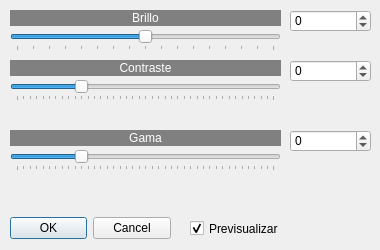
<?xml version="1.0" encoding="UTF-8"?>
<ui version="4.0">
 <class>brillocontraste</class>
 <widget class="QDialog" name="brillocontraste">
  <property name="windowModality">
   <enum>Qt::WindowModal</enum>
  </property>
  <property name="geometry">
   <rect>
    <x>0</x>
    <y>0</y>
    <width>380</width>
    <height>250</height>
   </rect>
  </property>
  <property name="sizePolicy">
   <sizepolicy hsizetype="Fixed" vsizetype="Fixed">
    <horstretch>0</horstretch>
    <verstretch>0</verstretch>
   </sizepolicy>
  </property>
  <property name="minimumSize">
   <size>
    <width>380</width>
    <height>250</height>
   </size>
  </property>
  <property name="maximumSize">
   <size>
    <width>380</width>
    <height>250</height>
   </size>
  </property>
  <property name="windowTitle">
   <string>Brillo/contraste/gama</string>
  </property>
  <property name="windowIcon">
   <iconset resource="recursos.qrc">
    <normaloff>:/imagenes/icono.png</normaloff>:/imagenes/icono.png</iconset>
  </property>
  <widget class="QDialogButtonBox" name="buttonBox">
   <property name="geometry">
    <rect>
     <x>10</x>
     <y>212</y>
     <width>161</width>
     <height>32</height>
    </rect>
   </property>
   <property name="orientation">
    <enum>Qt::Horizontal</enum>
   </property>
   <property name="standardButtons">
    <set>QDialogButtonBox::Cancel|QDialogButtonBox::Ok</set>
   </property>
  </widget>
  <widget class="QSlider" name="horizontalSlider">
   <property name="geometry">
    <rect>
     <x>10</x>
     <y>30</y>
     <width>271</width>
     <height>21</height>
    </rect>
   </property>
   <property name="minimum">
    <number>-256</number>
   </property>
   <property name="maximum">
    <number>256</number>
   </property>
   <property name="pageStep">
    <number>16</number>
   </property>
   <property name="orientation">
    <enum>Qt::Horizontal</enum>
   </property>
   <property name="tickPosition">
    <enum>QSlider::TicksBelow</enum>
   </property>
   <property name="tickInterval">
    <number>32</number>
   </property>
  </widget>
  <widget class="QLabel" name="label">
   <property name="geometry">
    <rect>
     <x>10</x>
     <y>10</y>
     <width>271</width>
     <height>16</height>
    </rect>
   </property>
   <property name="styleSheet">
    <string notr="true">background-color: rgb(128, 128, 128);
color: rgb(255, 255, 255);</string>
   </property>
   <property name="text">
    <string>Brillo</string>
   </property>
   <property name="alignment">
    <set>Qt::AlignCenter</set>
   </property>
  </widget>
  <widget class="QSpinBox" name="spinBox">
   <property name="geometry">
    <rect>
     <x>290</x>
     <y>10</y>
     <width>81</width>
     <height>22</height>
    </rect>
   </property>
   <property name="minimum">
    <number>-256</number>
   </property>
   <property name="maximum">
    <number>256</number>
   </property>
  </widget>
  <widget class="QSpinBox" name="spinBox_2">
   <property name="geometry">
    <rect>
     <x>290</x>
     <y>60</y>
     <width>81</width>
     <height>22</height>
    </rect>
   </property>
   <property name="minimum">
    <number>-100</number>
   </property>
   <property name="maximum">
    <number>100</number>
   </property>
  </widget>
  <widget class="QSlider" name="horizontalSlider_2">
   <property name="geometry">
    <rect>
     <x>10</x>
     <y>80</y>
     <width>271</width>
     <height>21</height>
    </rect>
   </property>
   <property name="minimum">
    <number>1</number>
   </property>
   <property name="maximum">
    <number>400</number>
   </property>
   <property name="singleStep">
    <number>1</number>
   </property>
   <property name="value">
    <number>100</number>
   </property>
   <property name="orientation">
    <enum>Qt::Horizontal</enum>
   </property>
   <property name="tickPosition">
    <enum>QSlider::TicksBelow</enum>
   </property>
   <property name="tickInterval">
    <number>10</number>
   </property>
  </widget>
  <widget class="QLabel" name="label_2">
   <property name="geometry">
    <rect>
     <x>10</x>
     <y>60</y>
     <width>271</width>
     <height>16</height>
    </rect>
   </property>
   <property name="styleSheet">
    <string notr="true">background-color: rgb(128, 128, 128);
color: rgb(255, 255, 255);</string>
   </property>
   <property name="text">
    <string>Contraste</string>
   </property>
   <property name="alignment">
    <set>Qt::AlignCenter</set>
   </property>
  </widget>
  <widget class="QCheckBox" name="checkBox">
   <property name="geometry">
    <rect>
     <x>190</x>
     <y>220</y>
     <width>101</width>
     <height>17</height>
    </rect>
   </property>
   <property name="text">
    <string>Previsualizar</string>
   </property>
   <property name="checked">
    <bool>true</bool>
   </property>
  </widget>
  <widget class="QSlider" name="horizontalSlider_3">
   <property name="geometry">
    <rect>
     <x>10</x>
     <y>150</y>
     <width>271</width>
     <height>21</height>
    </rect>
   </property>
   <property name="minimum">
    <number>1</number>
   </property>
   <property name="maximum">
    <number>400</number>
   </property>
   <property name="value">
    <number>100</number>
   </property>
   <property name="orientation">
    <enum>Qt::Horizontal</enum>
   </property>
   <property name="tickPosition">
    <enum>QSlider::TicksBelow</enum>
   </property>
   <property name="tickInterval">
    <number>10</number>
   </property>
  </widget>
  <widget class="QLabel" name="label_3">
   <property name="geometry">
    <rect>
     <x>10</x>
     <y>130</y>
     <width>271</width>
     <height>16</height>
    </rect>
   </property>
   <property name="styleSheet">
    <string notr="true">background-color: rgb(128, 128, 128);
color: rgb(255, 255, 255);</string>
   </property>
   <property name="text">
    <string>Gama</string>
   </property>
   <property name="alignment">
    <set>Qt::AlignCenter</set>
   </property>
  </widget>
  <widget class="QSpinBox" name="spinBox_3">
   <property name="geometry">
    <rect>
     <x>290</x>
     <y>130</y>
     <width>81</width>
     <height>22</height>
    </rect>
   </property>
   <property name="minimum">
    <number>-100</number>
   </property>
   <property name="maximum">
    <number>100</number>
   </property>
  </widget>
 </widget>
 <resources>
  <include location="recursos.qrc"/>
 </resources>
 <connections>
  <connection>
   <sender>buttonBox</sender>
   <signal>accepted()</signal>
   <receiver>brillocontraste</receiver>
   <slot>accept()</slot>
   <hints>
    <hint type="sourcelabel">
     <x>248</x>
     <y>254</y>
    </hint>
    <hint type="destinationlabel">
     <x>157</x>
     <y>274</y>
    </hint>
   </hints>
  </connection>
  <connection>
   <sender>buttonBox</sender>
   <signal>rejected()</signal>
   <receiver>brillocontraste</receiver>
   <slot>reject()</slot>
   <hints>
    <hint type="sourcelabel">
     <x>316</x>
     <y>260</y>
    </hint>
    <hint type="destinationlabel">
     <x>286</x>
     <y>274</y>
    </hint>
   </hints>
  </connection>
 </connections>
</ui>
